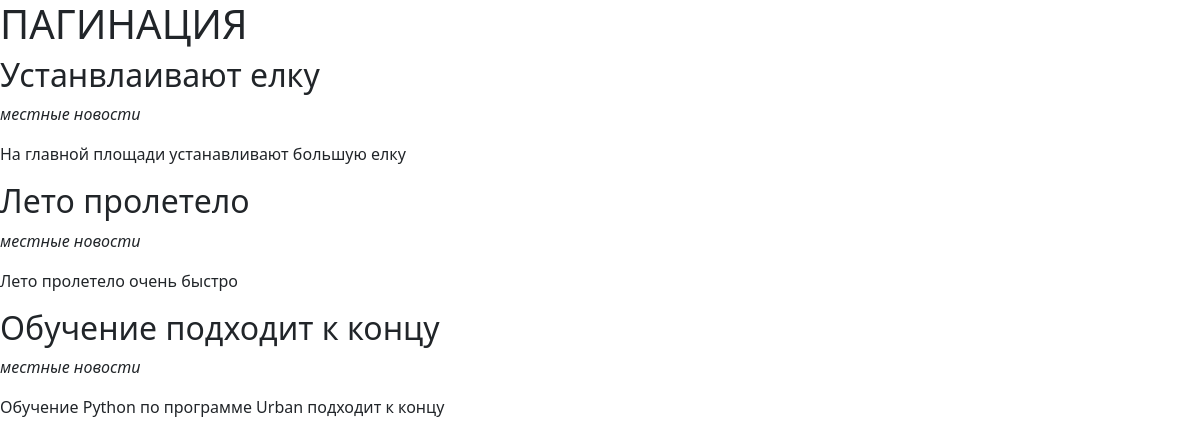
Before: / with the older database file.
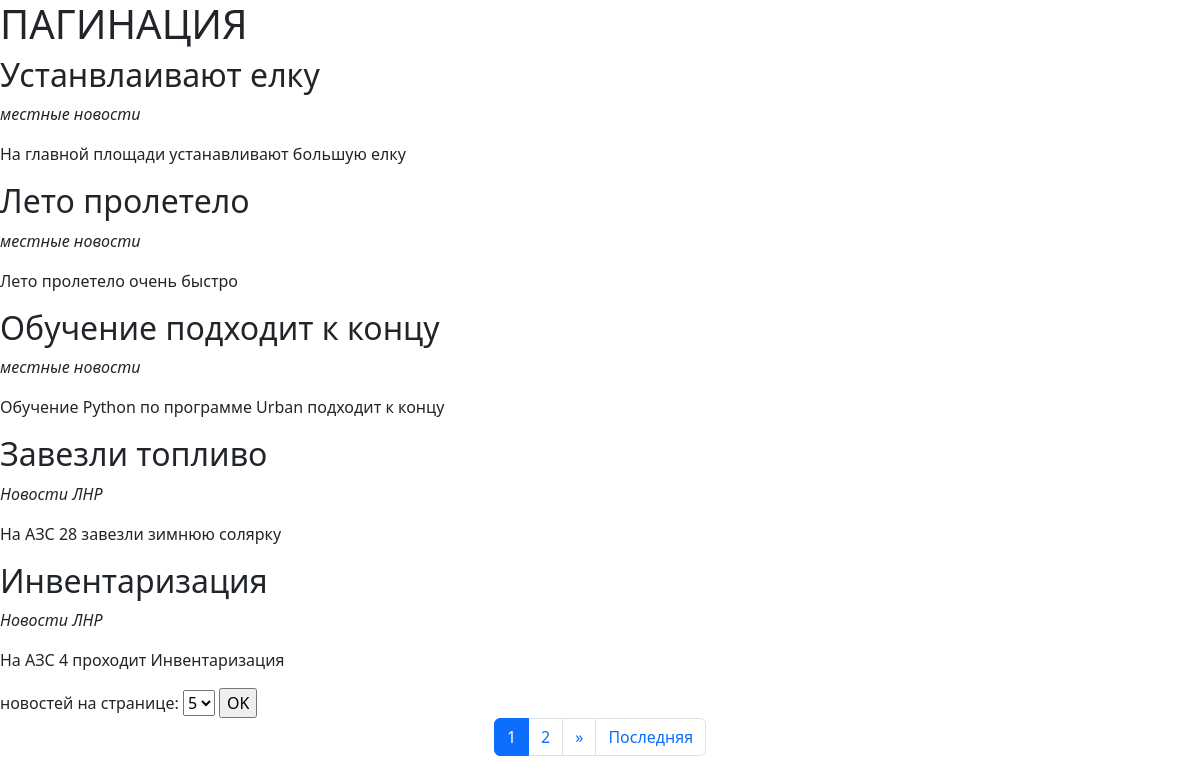
After: the same page with the newer database file.
### task1/models.py (models this page shows)
class News(models.Model):
    category = models.ForeignKey(Category, on_delete=models.CASCADE)
    name = models.CharField(max_length=50)
    text = models.TextField()
    published = models.BooleanField(default=False)

class Category(models.Model):
    name = models.CharField(max_length=20)

### task1/views.py (the view)
# urls.py: path('', blog)
def blog(request):
    blog_template = './task1/blog.html'
    records = News.objects.all()
    per_page = request.GET.get("per_page")
    if per_page is None:
        per_page = 5
    per_page = int(per_page)
    paginator = Paginator(records, per_page=per_page)
    page_number = request.GET.get('page')
    if page_number is None:
        page_number = 1
    page_obj = paginator.get_page(page_number)
    context = {'records': page_obj,
               'page_number': page_number,
               'per_page': per_page,
               'set_page': range(1, 6)}
    return render(request, blog_template, context=context)

### templates/task1/blog.html (shortened to what this page needs)
<!DOCTYPE html>
<html lang="ru">
<head>
    {% load static %}
    <link href="{% static 'bootstrap/css/bootstrap.min.css' %}" type="text/css" rel="stylesheet">
</head>
<body>
    <h1>ПАГИНАЦИЯ</h1>
    {% for n in records %}
        <h2>{{n.name}}</h2>
        <p><i>{{n.category.name}}</i></p>
        <p>{{n.text}}</p>
    {% endfor %}
     {% if records.has_other_pages %}
    <nav class="list-pages">
        <form action="/" method="get">
            <label for="per_page">новостей на странице: </label>
            <select id="per_page" name="per_page">
                {% for i in set_page  %}
                    {% if i == per_page %}
                    <option selected value={{i}}>{{i}}</option>
                    {% else %}
                    <option value={{i}}>{{i}}</option>
                    {% endif %}
                {% endfor %}
            </select>
            <input type="submit" value="OK">
        </form>
    </nav>
 <nav aria-label="Page navigation bootstrap">
    <ul class="pagination justify-content-center">
        {% for num in records.paginator.page_range %}
        {% if records.number == num %}
        <li class="page-item active" aria-current="page"><span class="page-link">{{ num }}</span>
        </li>
            {% elif num > records.number|add:'-3' and num < records.number|add:'3' %}
        <li class="page-item"><a class="page-link" href="?page={{ num }}&per_page={{per_page}}">{{ num }}</a></li>
            {% endif %}
            {% endfor %}
            {% if records.has_next %}
        <li class="page-item"><a class="page-link" href="?page={{ records.next_page_number }}&per_page={{per_page}}"><span
                aria-hidden="true">&raquo;</span></a></li>
        <li class="page-item"><a class="page-link" href="?page={{ records.paginator.num_pages }}&per_page={{per_page}}">Последняя</a>
        </li>
        {% endif %}
    </ul>
</nav>
    {% endif %}
</body>
</html>

Changed rows visible on the page:
added News: name "Завезли топливо", category.name "Новости ЛНР", text "На АЗС 28 завезли зимнюю солярку"
added News: name "Инвентаризация", category.name "Новости ЛНР", text "На АЗС 4 проходит Инвентаризация"
Other visible differences:
form field per_page: (not shown) → "5"
form field value: (not shown) → "OK"
text now shown: "новостей на странице: » Последняя"
new list line: "1"
new list line: "2"
